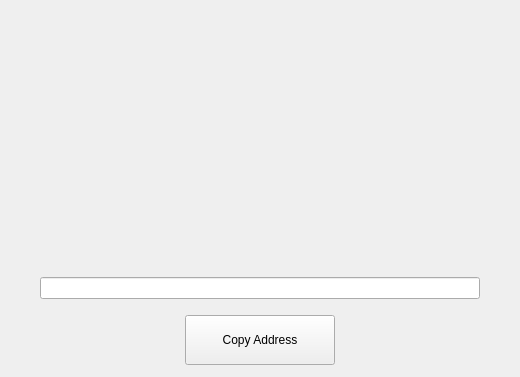
<?xml version="1.0" encoding="UTF-8"?>
<ui version="4.0">
 <class>ReceiveTokenPage</class>
 <widget class="QWidget" name="ReceiveTokenPage">
  <property name="enabled">
   <bool>true</bool>
  </property>
  <property name="geometry">
   <rect>
    <x>0</x>
    <y>0</y>
    <width>520</width>
    <height>377</height>
   </rect>
  </property>
  <property name="windowTitle">
   <string>Form</string>
  </property>
  <layout class="QVBoxLayout" name="verticalLayout">
   <property name="leftMargin">
    <number>40</number>
   </property>
   <property name="rightMargin">
    <number>40</number>
   </property>
   <item>
    <layout class="QHBoxLayout" name="horizontalLayout_2">
     <item>
      <widget class="QLabel" name="lblQRCode">
       <property name="minimumSize">
        <size>
         <width>240</width>
         <height>260</height>
        </size>
       </property>
       <property name="maximumSize">
        <size>
         <width>240</width>
         <height>260</height>
        </size>
       </property>
       <property name="text">
        <string/>
       </property>
       <property name="alignment">
        <set>Qt::AlignCenter</set>
       </property>
      </widget>
     </item>
    </layout>
   </item>
   <item>
    <widget class="QLineEdit" name="lineEditAmount">
     <property name="styleSheet">
      <string notr="true"/>
     </property>
     <property name="alignment">
      <set>Qt::AlignCenter</set>
     </property>
    </widget>
   </item>
   <item>
    <spacer name="verticalSpacer">
     <property name="orientation">
      <enum>Qt::Vertical</enum>
     </property>
     <property name="sizeType">
      <enum>QSizePolicy::Fixed</enum>
     </property>
     <property name="sizeHint" stdset="0">
      <size>
       <width>20</width>
       <height>10</height>
      </size>
     </property>
    </spacer>
   </item>
   <item>
    <layout class="QHBoxLayout" name="horizontalLayout">
     <item>
      <spacer name="horizontalSpacer">
       <property name="orientation">
        <enum>Qt::Horizontal</enum>
       </property>
       <property name="sizeHint" stdset="0">
        <size>
         <width>40</width>
         <height>20</height>
        </size>
       </property>
      </spacer>
     </item>
     <item>
      <widget class="QPushButton" name="copyAddressButton">
       <property name="minimumSize">
        <size>
         <width>150</width>
         <height>50</height>
        </size>
       </property>
       <property name="text">
        <string>Copy Address</string>
       </property>
      </widget>
     </item>
     <item>
      <spacer name="horizontalSpacer_2">
       <property name="orientation">
        <enum>Qt::Horizontal</enum>
       </property>
       <property name="sizeHint" stdset="0">
        <size>
         <width>40</width>
         <height>20</height>
        </size>
       </property>
      </spacer>
     </item>
    </layout>
   </item>
  </layout>
 </widget>
 <resources/>
 <connections/>
</ui>
